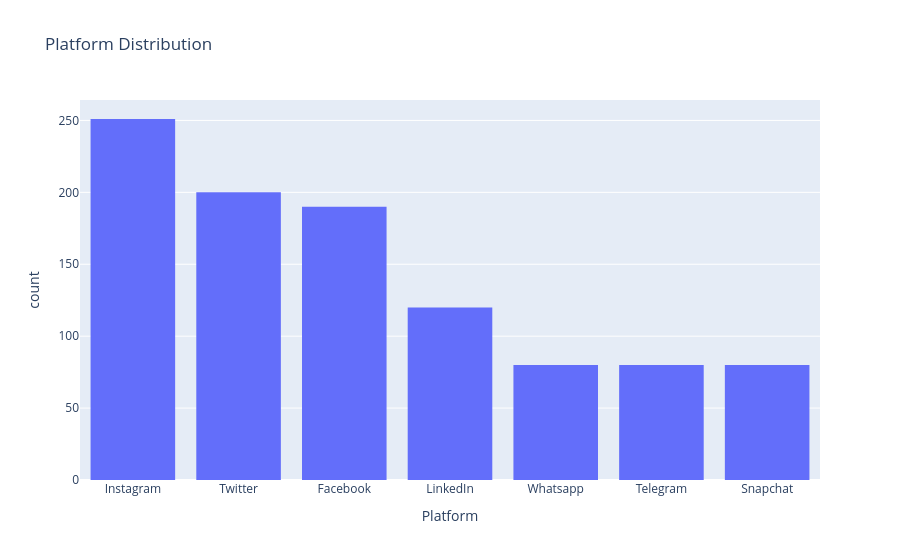

Write notebook code for a chart like this one.
### Code cell
plt = px.histogram(train_df, x='Platform', title='Platform Distribution')
plt.show()

### Figure 1 — Plotly figure (JSON) as saved in the notebook; plotly's stock layout.template omitted (floating-point values rounded to 4 significant figures; data arrays with more than 128 entries replaced by an {"elided": "..."} marker saying what was removed)
{"data": [{"bingroup": "x", "hovertemplate": "Platform=%{x}<br>count=%{y}<extra></extra>", "legendgroup": "", "marker": {"color": "#636efa", "pattern": {"shape": ""}}, "name": "", "orientation": "v", "showlegend": false, "type": "histogram", "x": {"elided": "1001 str values"}, "xaxis": "x", "yaxis": "y"}], "layout": {"barmode": "relative", "legend": {"tracegroupgap": 0}, "title": {"text": "Platform Distribution"}, "xaxis": {"anchor": "y", "domain": [0, 1], "title": {"text": "Platform"}}, "yaxis": {"anchor": "x", "domain": [0, 1], "title": {"text": "count"}}}}
